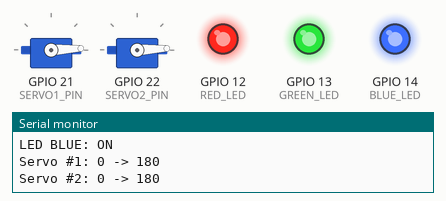
A program run on a simulated ESP32. Shown: 2 × servo, output pins drawn as LEDs (lit = HIGH), the last lines printed to the serial monitor.

Above: at 1.05 s.
At 3.55 s:
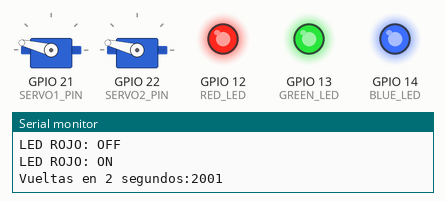
At 6.15 s:
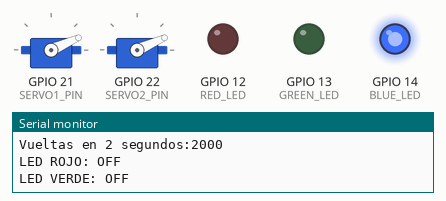
At 11.25 s:
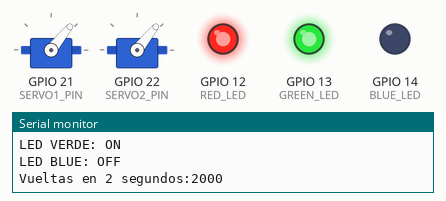
At 16.25 s:
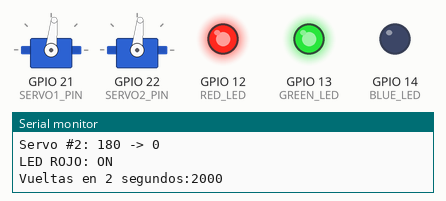
At 21.35 s:
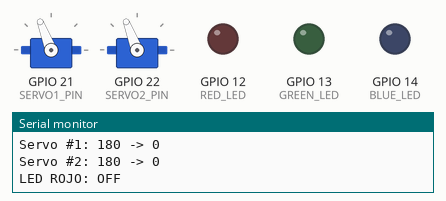
Timing chart, 0 to 27.5 s (numbered marks = the images above):
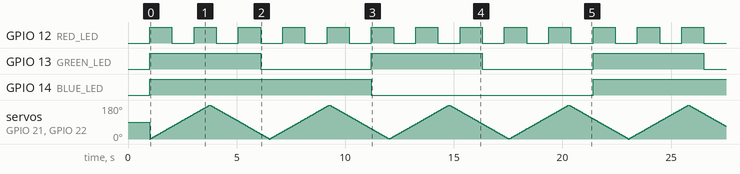

Measured:
- by itself, GPIO 12 (RED_LED): alternates HIGH for 1.0 s and LOW for 1.0 s
- by itself, GPIO 13 (GREEN_LED): alternates HIGH for 5.1 s and LOW for 5.1 s
- by itself, GPIO 14 (BLUE_LED): alternates HIGH for 10.2 s and LOW for 10.2 s

The program:

main.cpp
```cpp
#include <Arduino.h>
#include <ESP32Servo.h>

// PINES
#define RED_LED     12
#define GREEN_LED   13
#define BLUE_LED    14
#define SERVO1_PIN  21
#define SERVO2_PIN  22

// TIEMPOS
#define TICK_DELAY     1
#define TICK_ROJO      1000
#define TICK_VERDE     5000
#define TICK_BLUE      10000
#define TICK_SERVO     15
#define TICK_LOOP      2000

// Servos
Servo servo1, servo2;

// Contadores
uint32_t RED_COUNT    = TICK_ROJO;
uint32_t GREEN_COUNT  = TICK_VERDE;
uint32_t BLUE_COUNT   = TICK_BLUE;
uint32_t SERVO_COUNT  = TICK_SERVO;
uint32_t loop_count = 0;

int loops = 0;

// Estados de los leds
bool RED_STATE = false, GREEN_STATE = false, BLUE_STATE = false;

// Variables de posición y direccion de los servos
// Existen para guardar al momento de la ejecucion su posicion y no reescribirla
int pos1 = 0, dir1 = 1;
int pos2 = 0, dir2 = 1;

// Control y escritura de leds
void control_led(uint32_t led, bool &state, const char *name)
{
  state = !state;
  digitalWrite(led,state);
  Serial.print("LED ");
  Serial.print(name);
  Serial.println(state ? ": ON" : ": OFF");

}

// Control y escritura de servos
void control_servo(Servo &Serv, int &pos, int &dir, const char *name)
{
  if (pos == 0)
  {
    Serial.print("Servo #");
    Serial.print(name);
    Serial.println(": 0 -> 180");
    dir = 1;
  }
  if (pos == 180)
  {
    Serial.print("Servo #");
    Serial.print(name);
    Serial.println(": 180 -> 0");
    dir = -1;
  }
  Serv.write(pos);

  pos += dir;
}

// Setup de pines de leds y servos
void setup()
{
  Serial.begin(115200);
  pinMode(RED_LED, OUTPUT);
  digitalWrite(RED_LED, LOW);
  pinMode(GREEN_LED, OUTPUT);
  digitalWrite(GREEN_LED, LOW);
  pinMode(BLUE_LED, OUTPUT);
  digitalWrite(BLUE_LED, LOW);

  servo1.setPeriodHertz(50);
  servo1.attach(SERVO1_PIN, 500, 2400);
  servo2.setPeriodHertz(50);
  servo2.attach(SERVO2_PIN, 500, 2400);

  delay(1000);
}

// Loop principal: Para realizar un funcionamiento simultáneo todos los procesos tienen su propio "COUNT" y "TICK"
// Esto sirve para realizar una cuenta cada ciclo de loop en base al delay y "TICK_DELAY" donde entra a la función
// en su tiempo especificado sin bloquear el resto de funciones
void loop()
{
  loops++;
  if (RED_COUNT >= TICK_ROJO)
  {
    control_led(RED_LED, RED_STATE, "ROJO");
    RED_COUNT = 0;
  }

  if (GREEN_COUNT >= TICK_VERDE)
  {
    control_led(GREEN_LED, GREEN_STATE, "VERDE");
    GREEN_COUNT = 0;
  }

  if (BLUE_COUNT >= TICK_BLUE)
  {
    control_led(BLUE_LED, BLUE_STATE, "BLUE");
    BLUE_COUNT = 0;
  }

  if (SERVO_COUNT >= TICK_SERVO)
  {
    control_servo(servo1, pos1, dir1, "1");
    control_servo(servo2, pos2, dir2, "2");
    SERVO_COUNT = 0;
  }
  if (loop_count >= TICK_LOOP)
  {
    Serial.print("Vueltas en 2 segundos:");
    Serial.println(loops);
    loops = 0;
    loop_count = 0;
  }
  delay(TICK_DELAY);
  RED_COUNT    += TICK_DELAY;
  GREEN_COUNT  += TICK_DELAY;
  BLUE_COUNT   += TICK_DELAY;
  SERVO_COUNT  += TICK_DELAY;
  loop_count   += TICK_DELAY;
}
```
